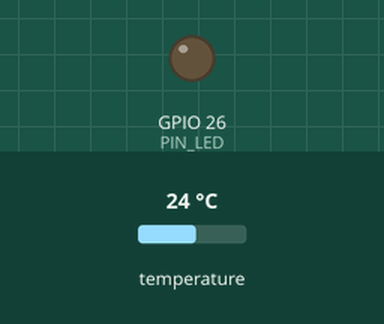
The program below on a simulated ESP32. On the bench: output pins drawn as LEDs (lit = HIGH). Inputs (shaded band) come from the test bench; at power-on: temperature 24 °C. WiFi joins after 1.5 s; servers stay silent unless stated; no MQTT or app messages arrive unless stated; what the program prints to the serial monitor is not drawn.

Above: at 2.7 s.
2.8 s: temperature set to 29.5 °C
4.5 s: temperature set to 30.7 °C
At 6.2 s:
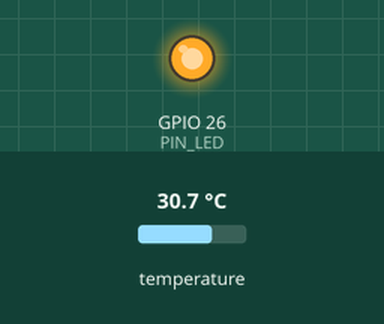
6.8 s: temperature set to 12 °C
At 7.8 s:
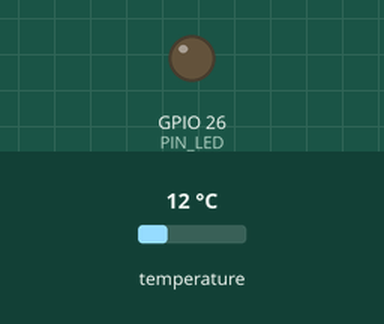
8.8 s: temperature set to 33 °C
At 10.5 s:
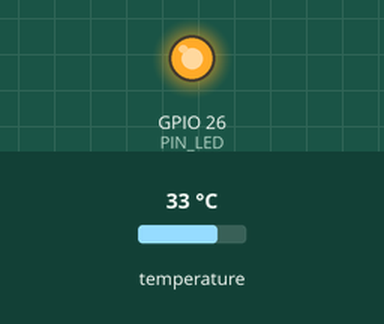
Timing chart, 0 to 11.8 s (numbered marks = the images above; inputs shaded):
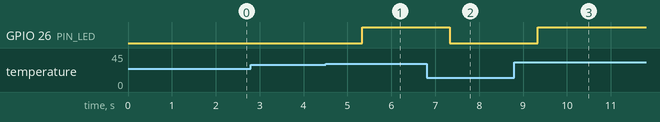

Measured:
- the behaviour switches between 30 and 30.1 °C on temperature (found by bisection; images 0 and 1)
- after the input at 2.8 s, every drawn part: stays the same
- after the input at 4.5 s, GPIO 26 (PIN_LED): LOW → HIGH after 0.83 s
- after the input at 6.8 s, GPIO 26 (PIN_LED): HIGH → LOW after 0.53 s
- after the input at 8.8 s, GPIO 26 (PIN_LED): LOW → HIGH after 0.53 s

The program:

main.cpp
```cpp
#include <Arduino.h>
#include <OneWire.h>
#include <DallasTemperature.h>
#include <WiFi.h>
#include <PubSubClient.h>

// ---- Configuración WiFi y ThingsBoard ----
const char* WIFI_SSID  = "iPhone de Pelayo";
const char* WIFI_PASS  = "Pelayo00";
const char* TB_SERVER  = "thingsboard.cloud";
const int   TB_PORT    = 1883;
const char* TB_TOKEN   = "7tuz4cbiu8af6u60nthl";

const uint8_t PIN_SENSOR = 4;            // DQ del DS18B20
const uint8_t PIN_LED = 26;              // LED con resistencia de 220 ohm
const float UMBRAL_C = 30.0;             // Umbral en grados C
const unsigned long PERIODO_MS = 1000;   // Una lectura por segundo

OneWire bus(PIN_SENSOR);
DallasTemperature sensor(&bus);
unsigned long tAnterior = 0;
bool ledEncendido = false;

WiFiClient clienteWiFi;
PubSubClient mqtt(clienteWiFi);

void conectarWiFi() {
  Serial.print("Conectando a WiFi");
  WiFi.mode(WIFI_STA);
  WiFi.begin(WIFI_SSID, WIFI_PASS);
  while (WiFi.status() != WL_CONNECTED) {
    delay(500);
    Serial.print(".");
  }
  Serial.println(" OK");
}

void conectarThingsBoard() {
  while (!mqtt.connected()) {
    Serial.print("Conectando a ThingsBoard...");
    // El token va como usuario y la contraseña se deja vacía
    if (mqtt.connect("ESP32_DS18B20", TB_TOKEN, NULL)) {
      Serial.println(" OK");
    } else {
      Serial.print(" fallo, codigo = ");
      Serial.println(mqtt.state());
      delay(2000);
    }
  }
}

void setup() {
  Serial.begin(115200);
  pinMode(PIN_LED, OUTPUT);
  sensor.begin();
  Serial.println("DS18B20 listo");
  conectarWiFi();
  mqtt.setServer(TB_SERVER, TB_PORT);
}

void loop() {
  if (WiFi.status() != WL_CONNECTED) {
    conectarWiFi();
  }
  if (!mqtt.connected()) {
    conectarThingsBoard();
  }
  mqtt.loop();

  if (millis() - tAnterior >= PERIODO_MS) {
    tAnterior = millis();
    sensor.requestTemperatures();                  // Lanza la conversion
    float temperatura = sensor.getTempCByIndex(0); // Sensor numero 0 del bus

    if (temperatura == DEVICE_DISCONNECTED_C) {
      Serial.println("Error: sensor no detectado. Revisa el cableado");
    } else {
      // El LED se enciende si la temperatura supera el umbral
      ledEncendido = temperatura > UMBRAL_C;
      digitalWrite(PIN_LED, ledEncendido ? HIGH : LOW);

      Serial.print("Temperatura: ");
      Serial.print(temperatura, 2);
      Serial.print(" C");
      Serial.println(ledEncendido ? " | LED: ON" : " | LED: OFF");

      // Enviar a ThingsBoard en formato JSON
      String datos = "{\"temperatura\":" + String(temperatura, 2) +
                     ",\"led\":" + (ledEncendido ? "true" : "false") + "}";
      mqtt.publish("v1/devices/me/telemetry", datos.c_str());
    }
  }
}
```
